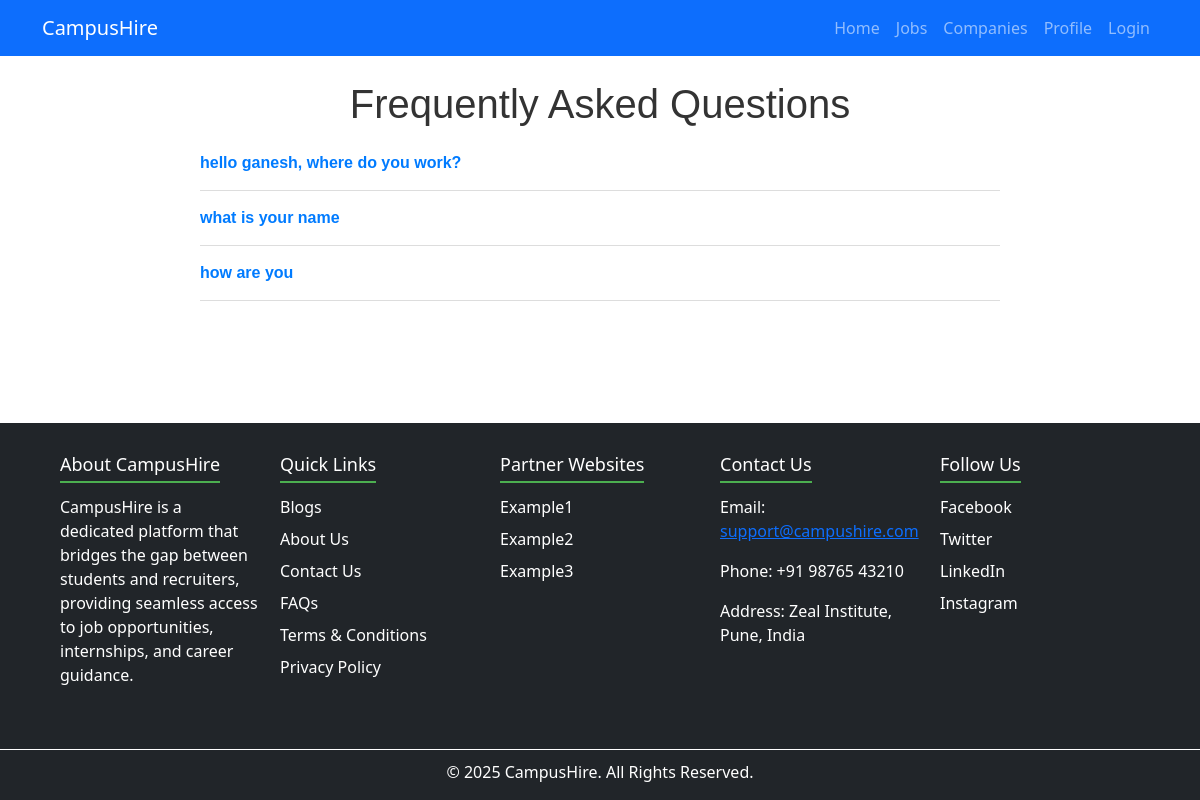
The app's page /faqs_list/ with its own data.
### users/models.py (models this page shows, shortened)
class FAQ(models.Model):
    question = models.TextField()
    answer = models.TextField(blank=True, null=True)
    is_approved = models.BooleanField(default=False)
    submitted_by = models.ForeignKey(User, on_delete=models.SET_NULL, null=True, blank=True)
    submitted_at = models.DateTimeField(auto_now_add=True)

### users/views.py (the view)
# urls.py: path('faqs_list/', views.faq_list, name='faq_list'),
def faq_list(request):
    faqs = FAQ.objects.filter(is_approved=True).order_by('-submitted_at')
    return render(request, 'faq_list.html', {'faqs': faqs})

### users/Templates/faq_list.html (shortened to what this page needs)
{% extends 'base/base.html' %}
{% block content %}
<div class="faq-container">
    <h1>Frequently Asked Questions</h1>
    <ul class="faq-list">
        {% for faq in faqs %}
            <li class="faq-item">
                <strong class="faq-question" onclick="toggleAnswer({{ forloop.counter0 }})">
                    {{ faq.question }}
                </strong>
            </li>
        {% empty %}
            <p>No FAQs available at the moment.</p>
        {% endfor %}
    </ul>
</div>
{% endblock %}

### users/Templates/faq_list.html (style rules this page uses)
.faq-container { max-width: 800px; margin: 20px auto; font-family: 'Arial', sans-serif; }
h1 { text-align: center; color: #333; }
.faq-list { list-style: none; padding: 0; }
.faq-item { border-bottom: 1px solid #ddd; padding: 15px 0; }
.faq-question { cursor: pointer; font-weight: bold; color: #007BFF; }

### records on screen
FAQ: question "hello ganesh, where do you work?"
FAQ: question "what is your name"
FAQ: question "how are you"
